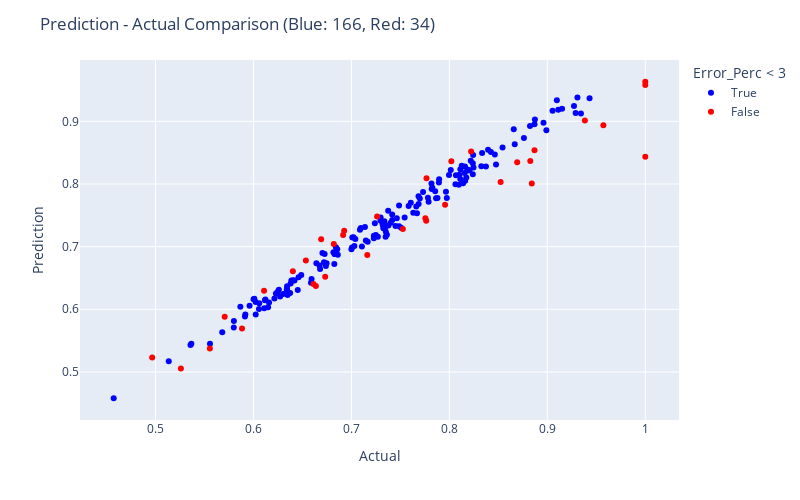

The notebook cell this image was saved under:
### Code cell
fig = px.scatter(res.reset_index().rename(columns={'index': 'DMU'}), x="Actual", y="Prediction", color = "Error_Perc < 3", color_discrete_map= {True:"blue", False: "red"},
                 hover_data=["Actual", "Prediction", "Error_Perc", "DMU"])

fig.update_layout(
    autosize=False,
    width=800,
    height=500,
    title_text=f"Prediction - Actual Comparison (Blue: {blue}, Red: {red})",
)

fig.show()

### Figure 1 — Plotly figure (JSON) as saved in the notebook; plotly's stock layout.template omitted (floating-point values rounded to 4 significant figures; data arrays with more than 128 entries replaced by an {"elided": "..."} marker saying what was removed)
{"data": [{"customdata": {"elided": "166x2 mixed values"}, "hovertemplate": "Error_Perc < 3=True<br>Actual=%{x}<br>Prediction=%{y}<br>Error_Perc=%{customdata[0]}<br>DMU=%{customdata[1]}<extra></extra>", "legendgroup": "True", "marker": {"color": "blue", "symbol": "circle"}, "mode": "markers", "name": "True", "orientation": "v", "showlegend": true, "type": "scatter", "x": {"elided": "166 float values"}, "xaxis": "x", "y": {"elided": "166 float values"}, "yaxis": "y"}, {"customdata": [[-3.241, "DMU 0627"], [3.044, "DMU 0514"], [3.066, "DMU 0860"], [-9.43, "DMU 0637"], [4.289, "DMU 0974"], [3.025, "DMU 0884"], [-5.206, "DMU 0175"], [-3.183, "DMU 0528"], [-3.68, "DMU 0902"], [-3.871, "DMU 0097"], [4.179, "DMU 0031"], [3.912, "DMU 0543"], [-3.184, "DMU 0067"], [-3.243, "DMU 0937"], [-3.901, "DMU 0555"], [-3.952, "DMU 0295"], [4.716, "DMU 0714"], [-4.212, "DMU 0266"], [3.188, "DMU 0530"], [6.391, "DMU 0216"], [-6.635, "DMU 0045"], [3.74, "DMU 0698"], [-5.774, "DMU 0885"], [3.297, "DMU 0768"], [-3.746, "DMU 0111"], [3.604, "DMU 0990"], [-3.971, "DMU 0255"], [5.298, "DMU 0527"], [-3.627, "DMU 0138"], [-3.958, "DMU 0366"], [-4.117, "DMU 0943"], [-3.228, "DMU 0209"], [-15.64, "DMU 0614"], [-4.505, "DMU 0079"]], "hovertemplate": "Error_Perc < 3=False<br>Actual=%{x}<br>Prediction=%{y}<br>Error_Perc=%{customdata[0]}<br>DMU=%{customdata[1]}<extra></extra>", "legendgroup": "False", "marker": {"color": "red", "symbol": "circle"}, "mode": "markers", "name": "False", "orientation": "v", "showlegend": true, "type": "scatter", "x": [0.7525, 0.7262, 0.6108, 0.8841, 0.802, 0.5706, 0.8826, 0.6732, 1, 0.5259, 0.7766, 0.6915, 0.6613, 0.5555, 0.7755, 0.9383, 0.6926, 1, 0.6402, 0.6691, 0.9572, 0.6535, 0.8523, 0.682, 0.8869, 0.8222, 0.6637, 0.4966, 0.7956, 0.8692, 0.7162, 0.5883, 1, 0.7763], "xaxis": "x", "y": [0.7282, 0.7483, 0.6295, 0.8008, 0.8364, 0.5879, 0.8367, 0.6518, 0.9632, 0.5055, 0.8091, 0.7186, 0.6402, 0.5375, 0.7452, 0.9012, 0.7253, 0.9579, 0.6606, 0.7118, 0.8937, 0.6779, 0.8031, 0.7044, 0.8537, 0.8519, 0.6373, 0.5229, 0.7668, 0.8348, 0.6867, 0.5694, 0.8436, 0.7413], "yaxis": "y"}], "layout": {"autosize": false, "height": 500, "legend": {"title": {"text": "Error_Perc < 3"}, "tracegroupgap": 0}, "margin": {"t": 60}, "title": {"text": "Prediction - Actual Comparison (Blue: 166, Red: 34)"}, "width": 800, "xaxis": {"anchor": "y", "autorange": true, "domain": [0, 1], "range": [0.4228, 1.034], "title": {"text": "Actual"}, "type": "linear"}, "yaxis": {"anchor": "x", "autorange": true, "domain": [0, 1], "range": [0.4233, 0.9979], "title": {"text": "Prediction"}, "type": "linear"}}}
